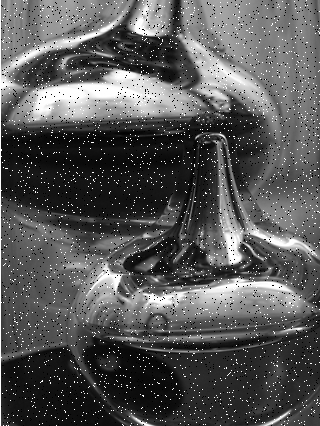
#> input picture Resource/Image/water.png, 320 x 426 px, found by its file name
$ python contrast.py
#> lines starting #> are read from the running program, lines starting #| are printed output that depends on the picture
import cv2
import numpy as np

img = cv2.imread('water.png')
#> img is the input picture: shape (426, 320, 3); min 0, max 255, mean 87.2
img = cv2.cvtColor(img, cv2.COLOR_BGR2GRAY)
#> img: shape (426, 320)
# equalize the histogram of the input image
histeq = cv2.equalizeHist(img)
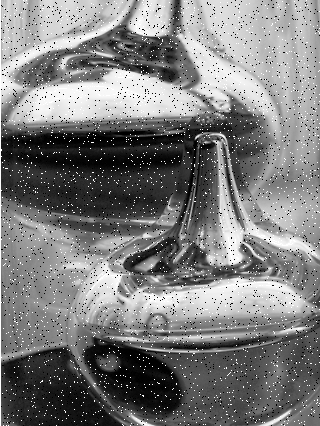
#> histeq: shape (426, 320); min 0, max 255, mean 125.2
cv2.imshow('Input', img)
cv2.imshow('Histogram equalized', histeq)
cv2.waitKey(0)

$ run again, with Resource/Image/house.jpg saved as Resource/Image/water.png
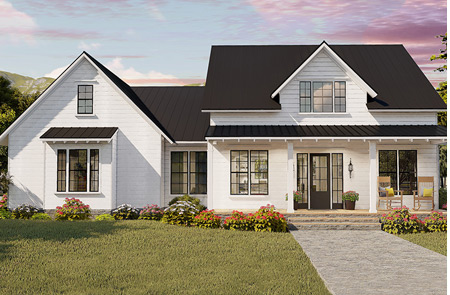
#> input picture Resource/Image/house.jpg, 450 x 295 px, found by its file name
#> img is the input picture: shape (295, 450, 3); mean B, G, R 126.8, 139.7, 146.4
#> `img = cv2.cvtColor(img, cv2.COLOR_BGR2GRAY)`:
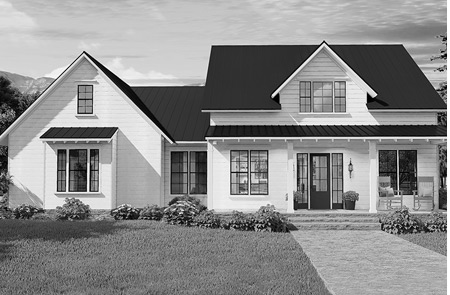
#> img: shape (295, 450); min 0, max 255, mean 140.2
#> `histeq = cv2.equalizeHist(img)`:
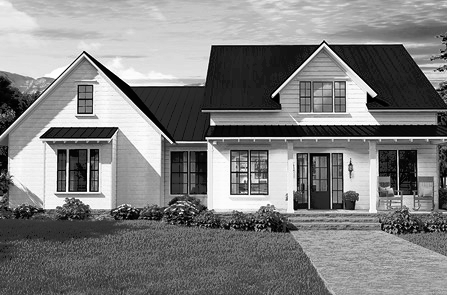
#> histeq: shape (295, 450); min 0, max 255, mean 128.2
